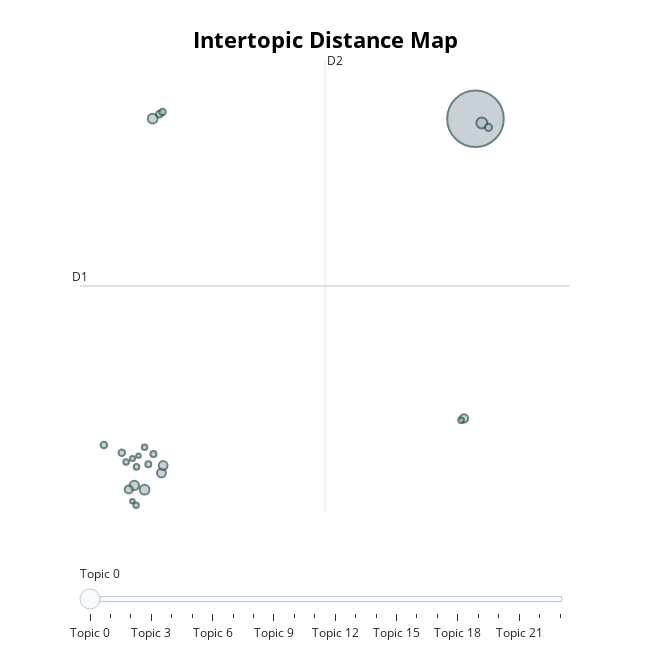

This figure's notebook cell:
### Code cell
#Indeed model intertopic distance map 
topic_model_in.visualize_topics()

#Unable to generate an intertopic distance map for USAjobs model as an error is generated due to having too few topics

### Figure 1 — Plotly figure (JSON) as saved in the notebook; plotly's stock layout.template omitted (floating-point values rounded to 4 significant figures)
{"data": [{"customdata": [[0, "experience | technical | cybersecurity | management | information security", 4993], [1, "experience | relativity | forensic | discovery | litigation", 185], [2, "response | crowdstrike | cybersecurity | management | experienced", 151], [3, "cyber | cloud security architect | architect | concentrix | logicalis", 150], [4, "cybersecurity | experience | sme | team | capabilities", 138], [5, "rubrik | range | equity | employment | data security", 125], [6, "pwc | oracle | pricewaterhousecoopers | plus eligible | dependent individual", 120], [7, "guidehouse | required | digital | security | grumman", 108], [8, "senior enterprise architect | deloitte | architecture | client | opportunities", 101], [9, "intelligence | years applicable experience | cyber | degree years applicable | engineering", 80], [10, "icims | azure aws gcp | aws | information | cloud security", 72], [11, "information | somatus security | information security | activities | ensure", 68], [12, "directory | cbre equal | domain controllers | position annually | okta", 66], [13, "heart | american heart association | infrastructure | support | devsecops", 66], [14, "risk | waiting | cybersecurity | day culture values | values compliance", 56], [15, "security | architectural | requirements help | icfcareercenter icf com | working icf", 56], [16, "requirements gdit | mandate | information | covid vaccination | gdit people", 51], [17, "statewide | incident | threat | global leader gaming | igt nyse igt", 49], [18, "tiaa | click applicants | residing brazil | incentive | nuveen", 49], [19, "company | customers | customer success manager | csm | trellix solutions", 47], [20, "usa | empowered learn job | usa remote work | usa apply booz | booz allen empowered", 47], [21, "ensono | great things | internal customer | associates | security solutions", 39], [22, "given product line | technical | market competitive intelligence | analyst relations | sales", 32], [23, "dashboards | mindpoint | strong understanding | splunk apply | splunk deployment", 31]], "hovertemplate": "<b>Topic %{customdata[0]}</b><br>%{customdata[1]}<br>Size: %{customdata[2]}", "legendgroup": "", "marker": {"color": "#B0BEC5", "line": {"color": "DarkSlateGrey", "width": 2}, "size": [4993, 185, 151, 150, 138, 125, 120, 108, 101, 80, 72, 68, 66, 66, 56, 56, 51, 49, 49, 47, 47, 39, 32, 31], "sizemode": "area", "sizeref": 3.121, "symbol": "circle"}, "mode": "markers", "name": "", "orientation": "v", "showlegend": false, "type": "scatter", "x": [20.1, 20.34, 7.879, 7.572, 7.183, 8.211, 8.275, 19.67, 6.973, 20.6, 8.133, 6.031, 8.251, 6.71, 7.714, 7.907, 19.56, 7.267, 6.875, 7.251, 7.571, 7.115, 7.111, 7.343], "xaxis": "x", "y": [19.53, 19.29, 19.55, -1.732, -1.485, -0.771, -0.3443, 2.358, -1.718, 19.04, 19.8, 0.8292, 19.92, 0.3858, -0.2655, 0.3156, 2.248, -0.4231, -0.1452, -2.618, 0.7037, 0.0636, -2.393, 0.2215], "yaxis": "y"}], "layout": {"annotations": [{"showarrow": false, "text": "D1", "x": 5.126, "y": 9.948, "yshift": 10}, {"showarrow": false, "text": "D2", "x": 14.41, "xshift": 10, "y": 22.91}], "height": 650, "hoverlabel": {"bgcolor": "white", "font": {"family": "Rockwell", "size": 16}}, "legend": {"itemsizing": "constant", "tracegroupgap": 0}, "margin": {"t": 60}, "shapes": [{"line": {"color": "#CFD8DC", "width": 2}, "type": "line", "x0": 14.41, "x1": 14.41, "y0": -3.01, "y1": 22.91}, {"line": {"color": "#9E9E9E", "width": 2}, "type": "line", "x0": 5.126, "x1": 23.68, "y0": 9.948, "y1": 9.948}], "sliders": [{"active": 0, "pad": {"t": 50}, "steps": [{"args": [{"marker.color": [["red", "#B0BEC5", "#B0BEC5", "#B0BEC5", "#B0BEC5", "#B0BEC5", "#B0BEC5", "#B0BEC5", "#B0BEC5", "#B0BEC5", "#B0BEC5", "#B0BEC5", "#B0BEC5", "#B0BEC5", "#B0BEC5", "#B0BEC5", "#B0BEC5", "#B0BEC5", "#B0BEC5", "#B0BEC5", "#B0BEC5", "#B0BEC5", "#B0BEC5", "#B0BEC5"]]}], "label": "Topic 0", "method": "update"}, {"args": [{"marker.color": [["#B0BEC5", "red", "#B0BEC5", "#B0BEC5", "#B0BEC5", "#B0BEC5", "#B0BEC5", "#B0BEC5", "#B0BEC5", "#B0BEC5", "#B0BEC5", "#B0BEC5", "#B0BEC5", "#B0BEC5", "#B0BEC5", "#B0BEC5", "#B0BEC5", "#B0BEC5", "#B0BEC5", "#B0BEC5", "#B0BEC5", "#B0BEC5", "#B0BEC5", "#B0BEC5"]]}], "label": "Topic 1", "method": "update"}, {"args": [{"marker.color": [["#B0BEC5", "#B0BEC5", "red", "#B0BEC5", "#B0BEC5", "#B0BEC5", "#B0BEC5", "#B0BEC5", "#B0BEC5", "#B0BEC5", "#B0BEC5", "#B0BEC5", "#B0BEC5", "#B0BEC5", "#B0BEC5", "#B0BEC5", "#B0BEC5", "#B0BEC5", "#B0BEC5", "#B0BEC5", "#B0BEC5", "#B0BEC5", "#B0BEC5", "#B0BEC5"]]}], "label": "Topic 2", "method": "update"}, {"args": [{"marker.color": [["#B0BEC5", "#B0BEC5", "#B0BEC5", "red", "#B0BEC5", "#B0BEC5", "#B0BEC5", "#B0BEC5", "#B0BEC5", "#B0BEC5", "#B0BEC5", "#B0BEC5", "#B0BEC5", "#B0BEC5", "#B0BEC5", "#B0BEC5", "#B0BEC5", "#B0BEC5", "#B0BEC5", "#B0BEC5", "#B0BEC5", "#B0BEC5", "#B0BEC5", "#B0BEC5"]]}], "label": "Topic 3", "method": "update"}, {"args": [{"marker.color": [["#B0BEC5", "#B0BEC5", "#B0BEC5", "#B0BEC5", "red", "#B0BEC5", "#B0BEC5", "#B0BEC5", "#B0BEC5", "#B0BEC5", "#B0BEC5", "#B0BEC5", "#B0BEC5", "#B0BEC5", "#B0BEC5", "#B0BEC5", "#B0BEC5", "#B0BEC5", "#B0BEC5", "#B0BEC5", "#B0BEC5", "#B0BEC5", "#B0BEC5", "#B0BEC5"]]}], "label": "Topic 4", "method": "update"}, {"args": [{"marker.color": [["#B0BEC5", "#B0BEC5", "#B0BEC5", "#B0BEC5", "#B0BEC5", "red", "#B0BEC5", "#B0BEC5", "#B0BEC5", "#B0BEC5", "#B0BEC5", "#B0BEC5", "#B0BEC5", "#B0BEC5", "#B0BEC5", "#B0BEC5", "#B0BEC5", "#B0BEC5", "#B0BEC5", "#B0BEC5", "#B0BEC5", "#B0BEC5", "#B0BEC5", "#B0BEC5"]]}], "label": "Topic 5", "method": "update"}, {"args": [{"marker.color": [["#B0BEC5", "#B0BEC5", "#B0BEC5", "#B0BEC5", "#B0BEC5", "#B0BEC5", "red", "#B0BEC5", "#B0BEC5", "#B0BEC5", "#B0BEC5", "#B0BEC5", "#B0BEC5", "#B0BEC5", "#B0BEC5", "#B0BEC5", "#B0BEC5", "#B0BEC5", "#B0BEC5", "#B0BEC5", "#B0BEC5", "#B0BEC5", "#B0BEC5", "#B0BEC5"]]}], "label": "Topic 6", "method": "update"}, {"args": [{"marker.color": [["#B0BEC5", "#B0BEC5", "#B0BEC5", "#B0BEC5", "#B0BEC5", "#B0BEC5", "#B0BEC5", "red", "#B0BEC5", "#B0BEC5", "#B0BEC5", "#B0BEC5", "#B0BEC5", "#B0BEC5", "#B0BEC5", "#B0BEC5", "#B0BEC5", "#B0BEC5", "#B0BEC5", "#B0BEC5", "#B0BEC5", "#B0BEC5", "#B0BEC5", "#B0BEC5"]]}], "label": "Topic 7", "method": "update"}, {"args": [{"marker.color": [["#B0BEC5", "#B0BEC5", "#B0BEC5", "#B0BEC5", "#B0BEC5", "#B0BEC5", "#B0BEC5", "#B0BEC5", "red", "#B0BEC5", "#B0BEC5", "#B0BEC5", "#B0BEC5", "#B0BEC5", "#B0BEC5", "#B0BEC5", "#B0BEC5", "#B0BEC5", "#B0BEC5", "#B0BEC5", "#B0BEC5", "#B0BEC5", "#B0BEC5", "#B0BEC5"]]}], "label": "Topic 8", "method": "update"}, {"args": [{"marker.color": [["#B0BEC5", "#B0BEC5", "#B0BEC5", "#B0BEC5", "#B0BEC5", "#B0BEC5", "#B0BEC5", "#B0BEC5", "#B0BEC5", "red", "#B0BEC5", "#B0BEC5", "#B0BEC5", "#B0BEC5", "#B0BEC5", "#B0BEC5", "#B0BEC5", "#B0BEC5", "#B0BEC5", "#B0BEC5", "#B0BEC5", "#B0BEC5", "#B0BEC5", "#B0BEC5"]]}], "label": "Topic 9", "method": "update"}, {"args": [{"marker.color": [["#B0BEC5", "#B0BEC5", "#B0BEC5", "#B0BEC5", "#B0BEC5", "#B0BEC5", "#B0BEC5", "#B0BEC5", "#B0BEC5", "#B0BEC5", "red", "#B0BEC5", "#B0BEC5", "#B0BEC5", "#B0BEC5", "#B0BEC5", "#B0BEC5", "#B0BEC5", "#B0BEC5", "#B0BEC5", "#B0BEC5", "#B0BEC5", "#B0BEC5", "#B0BEC5"]]}], "label": "Topic 10", "method": "update"}, {"args": [{"marker.color": [["#B0BEC5", "#B0BEC5", "#B0BEC5", "#B0BEC5", "#B0BEC5", "#B0BEC5", "#B0BEC5", "#B0BEC5", "#B0BEC5", "#B0BEC5", "#B0BEC5", "red", "#B0BEC5", "#B0BEC5", "#B0BEC5", "#B0BEC5", "#B0BEC5", "#B0BEC5", "#B0BEC5", "#B0BEC5", "#B0BEC5", "#B0BEC5", "#B0BEC5", "#B0BEC5"]]}], "label": "Topic 11", "method": "update"}, {"args": [{"marker.color": [["#B0BEC5", "#B0BEC5", "#B0BEC5", "#B0BEC5", "#B0BEC5", "#B0BEC5", "#B0BEC5", "#B0BEC5", "#B0BEC5", "#B0BEC5", "#B0BEC5", "#B0BEC5", "red", "#B0BEC5", "#B0BEC5", "#B0BEC5", "#B0BEC5", "#B0BEC5", "#B0BEC5", "#B0BEC5", "#B0BEC5", "#B0BEC5", "#B0BEC5", "#B0BEC5"]]}], "label": "Topic 12", "method": "update"}, {"args": [{"marker.color": [["#B0BEC5", "#B0BEC5", "#B0BEC5", "#B0BEC5", "#B0BEC5", "#B0BEC5", "#B0BEC5", "#B0BEC5", "#B0BEC5", "#B0BEC5", "#B0BEC5", "#B0BEC5", "#B0BEC5", "red", "#B0BEC5", "#B0BEC5", "#B0BEC5", "#B0BEC5", "#B0BEC5", "#B0BEC5", "#B0BEC5", "#B0BEC5", "#B0BEC5", "#B0BEC5"]]}], "label": "Topic 13", "method": "update"}, {"args": [{"marker.color": [["#B0BEC5", "#B0BEC5", "#B0BEC5", "#B0BEC5", "#B0BEC5", "#B0BEC5", "#B0BEC5", "#B0BEC5", "#B0BEC5", "#B0BEC5", "#B0BEC5", "#B0BEC5", "#B0BEC5", "#B0BEC5", "red", "#B0BEC5", "#B0BEC5", "#B0BEC5", "#B0BEC5", "#B0BEC5", "#B0BEC5", "#B0BEC5", "#B0BEC5", "#B0BEC5"]]}], "label": "Topic 14", "method": "update"}, {"args": [{"marker.color": [["#B0BEC5", "#B0BEC5", "#B0BEC5", "#B0BEC5", "#B0BEC5", "#B0BEC5", "#B0BEC5", "#B0BEC5", "#B0BEC5", "#B0BEC5", "#B0BEC5", "#B0BEC5", "#B0BEC5", "#B0BEC5", "#B0BEC5", "red", "#B0BEC5", "#B0BEC5", "#B0BEC5", "#B0BEC5", "#B0BEC5", "#B0BEC5", "#B0BEC5", "#B0BEC5"]]}], "label": "Topic 15", "method": "update"}, {"args": [{"marker.color": [["#B0BEC5", "#B0BEC5", "#B0BEC5", "#B0BEC5", "#B0BEC5", "#B0BEC5", "#B0BEC5", "#B0BEC5", "#B0BEC5", "#B0BEC5", "#B0BEC5", "#B0BEC5", "#B0BEC5", "#B0BEC5", "#B0BEC5", "#B0BEC5", "red", "#B0BEC5", "#B0BEC5", "#B0BEC5", "#B0BEC5", "#B0BEC5", "#B0BEC5", "#B0BEC5"]]}], "label": "Topic 16", "method": "update"}, {"args": [{"marker.color": [["#B0BEC5", "#B0BEC5", "#B0BEC5", "#B0BEC5", "#B0BEC5", "#B0BEC5", "#B0BEC5", "#B0BEC5", "#B0BEC5", "#B0BEC5", "#B0BEC5", "#B0BEC5", "#B0BEC5", "#B0BEC5", "#B0BEC5", "#B0BEC5", "#B0BEC5", "red", "#B0BEC5", "#B0BEC5", "#B0BEC5", "#B0BEC5", "#B0BEC5", "#B0BEC5"]]}], "label": "Topic 17", "method": "update"}, {"args": [{"marker.color": [["#B0BEC5", "#B0BEC5", "#B0BEC5", "#B0BEC5", "#B0BEC5", "#B0BEC5", "#B0BEC5", "#B0BEC5", "#B0BEC5", "#B0BEC5", "#B0BEC5", "#B0BEC5", "#B0BEC5", "#B0BEC5", "#B0BEC5", "#B0BEC5", "#B0BEC5", "#B0BEC5", "red", "#B0BEC5", "#B0BEC5", "#B0BEC5", "#B0BEC5", "#B0BEC5"]]}], "label": "Topic 18", "method": "update"}, {"args": [{"marker.color": [["#B0BEC5", "#B0BEC5", "#B0BEC5", "#B0BEC5", "#B0BEC5", "#B0BEC5", "#B0BEC5", "#B0BEC5", "#B0BEC5", "#B0BEC5", "#B0BEC5", "#B0BEC5", "#B0BEC5", "#B0BEC5", "#B0BEC5", "#B0BEC5", "#B0BEC5", "#B0BEC5", "#B0BEC5", "red", "#B0BEC5", "#B0BEC5", "#B0BEC5", "#B0BEC5"]]}], "label": "Topic 19", "method": "update"}, {"args": [{"marker.color": [["#B0BEC5", "#B0BEC5", "#B0BEC5", "#B0BEC5", "#B0BEC5", "#B0BEC5", "#B0BEC5", "#B0BEC5", "#B0BEC5", "#B0BEC5", "#B0BEC5", "#B0BEC5", "#B0BEC5", "#B0BEC5", "#B0BEC5", "#B0BEC5", "#B0BEC5", "#B0BEC5", "#B0BEC5", "#B0BEC5", "red", "#B0BEC5", "#B0BEC5", "#B0BEC5"]]}], "label": "Topic 20", "method": "update"}, {"args": [{"marker.color": [["#B0BEC5", "#B0BEC5", "#B0BEC5", "#B0BEC5", "#B0BEC5", "#B0BEC5", "#B0BEC5", "#B0BEC5", "#B0BEC5", "#B0BEC5", "#B0BEC5", "#B0BEC5", "#B0BEC5", "#B0BEC5", "#B0BEC5", "#B0BEC5", "#B0BEC5", "#B0BEC5", "#B0BEC5", "#B0BEC5", "#B0BEC5", "red", "#B0BEC5", "#B0BEC5"]]}], "label": "Topic 21", "method": "update"}, {"args": [{"marker.color": [["#B0BEC5", "#B0BEC5", "#B0BEC5", "#B0BEC5", "#B0BEC5", "#B0BEC5", "#B0BEC5", "#B0BEC5", "#B0BEC5", "#B0BEC5", "#B0BEC5", "#B0BEC5", "#B0BEC5", "#B0BEC5", "#B0BEC5", "#B0BEC5", "#B0BEC5", "#B0BEC5", "#B0BEC5", "#B0BEC5", "#B0BEC5", "#B0BEC5", "red", "#B0BEC5"]]}], "label": "Topic 22", "method": "update"}, {"args": [{"marker.color": [["#B0BEC5", "#B0BEC5", "#B0BEC5", "#B0BEC5", "#B0BEC5", "#B0BEC5", "#B0BEC5", "#B0BEC5", "#B0BEC5", "#B0BEC5", "#B0BEC5", "#B0BEC5", "#B0BEC5", "#B0BEC5", "#B0BEC5", "#B0BEC5", "#B0BEC5", "#B0BEC5", "#B0BEC5", "#B0BEC5", "#B0BEC5", "#B0BEC5", "#B0BEC5", "red"]]}], "label": "Topic 23", "method": "update"}]}], "title": {"font": {"color": "Black", "size": 22}, "text": "<b>Intertopic Distance Map</b>", "x": 0.5, "xanchor": "center", "y": 0.95, "yanchor": "top"}, "width": 650, "xaxis": {"anchor": "y", "domain": [0, 1], "range": [5.126, 23.68], "title": {"text": ""}, "visible": false}, "yaxis": {"anchor": "x", "domain": [0, 1], "range": [-3.01, 22.91], "title": {"text": ""}, "visible": false}}}
